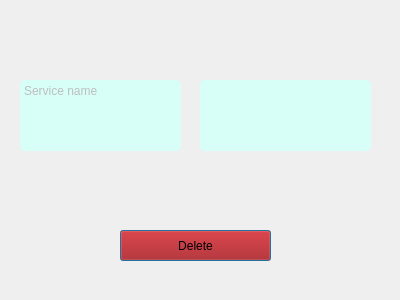
<?xml version="1.0" encoding="UTF-8"?>
<ui version="4.0">
 <class>selected_password_dialog</class>
 <widget class="QDialog" name="selected_password_dialog">
  <property name="geometry">
   <rect>
    <x>0</x>
    <y>0</y>
    <width>400</width>
    <height>300</height>
   </rect>
  </property>
  <property name="windowTitle">
   <string>Dialog</string>
  </property>
  <widget class="QTextEdit" name="passwordLabelEdit">
   <property name="enabled">
    <bool>false</bool>
   </property>
   <property name="geometry">
    <rect>
     <x>200</x>
     <y>80</y>
     <width>171</width>
     <height>71</height>
    </rect>
   </property>
   <property name="font">
    <font>
     <pointsize>11</pointsize>
     <bold>true</bold>
    </font>
   </property>
   <property name="styleSheet">
    <string notr="true">border-style: inset;
border-width: thick;
border-radius:5px;
background-color:rgb(215, 255, 248);

</string>
   </property>
  </widget>
  <widget class="QTextEdit" name="serviceNameEdit">
   <property name="enabled">
    <bool>false</bool>
   </property>
   <property name="geometry">
    <rect>
     <x>20</x>
     <y>80</y>
     <width>161</width>
     <height>71</height>
    </rect>
   </property>
   <property name="font">
    <font>
     <family>Segoe UI</family>
     <pointsize>12</pointsize>
     <bold>true</bold>
    </font>
   </property>
   <property name="cursor" stdset="0">
    <cursorShape>PointingHandCursor</cursorShape>
   </property>
   <property name="toolTip">
    <string>SecurityTip: Do not provide full name of service!</string>
   </property>
   <property name="layoutDirection">
    <enum>Qt::LeftToRight</enum>
   </property>
   <property name="styleSheet">
    <string notr="true">border-style: inset;
border-width: thick;
border-radius:5px;
background-color:rgb(215, 255, 248);
</string>
   </property>
   <property name="html">
    <string>&lt;!DOCTYPE HTML PUBLIC &quot;-//W3C//DTD HTML 4.0//EN&quot; &quot;http://www.w3.org/TR/REC-html40/strict.dtd&quot;&gt;
&lt;html&gt;&lt;head&gt;&lt;meta name=&quot;qrichtext&quot; content=&quot;1&quot; /&gt;&lt;meta charset=&quot;utf-8&quot; /&gt;&lt;style type=&quot;text/css&quot;&gt;
p, li { white-space: pre-wrap; }
hr { height: 1px; border-width: 0; }
&lt;/style&gt;&lt;/head&gt;&lt;body style=&quot; font-family:'Segoe UI'; font-size:12pt; font-weight:700; font-style:normal;&quot;&gt;
&lt;p style=&quot; margin-top:0px; margin-bottom:0px; margin-left:0px; margin-right:0px; -qt-block-indent:0; text-indent:0px;&quot;&gt;&lt;span style=&quot; font-size:9pt; font-weight:400;&quot;&gt;Service name&lt;/span&gt;&lt;/p&gt;&lt;/body&gt;&lt;/html&gt;</string>
   </property>
  </widget>
  <widget class="QPushButton" name="deleteButton">
   <property name="geometry">
    <rect>
     <x>120</x>
     <y>230</y>
     <width>151</width>
     <height>31</height>
    </rect>
   </property>
   <property name="styleSheet">
    <string notr="true">background-color:rgb(167, 0, 0);
font-style:  700 italic, 12pt &quot;Segoe UI&quot;;</string>
   </property>
   <property name="text">
    <string>Delete</string>
   </property>
  </widget>
 </widget>
 <resources/>
 <connections/>
</ui>
